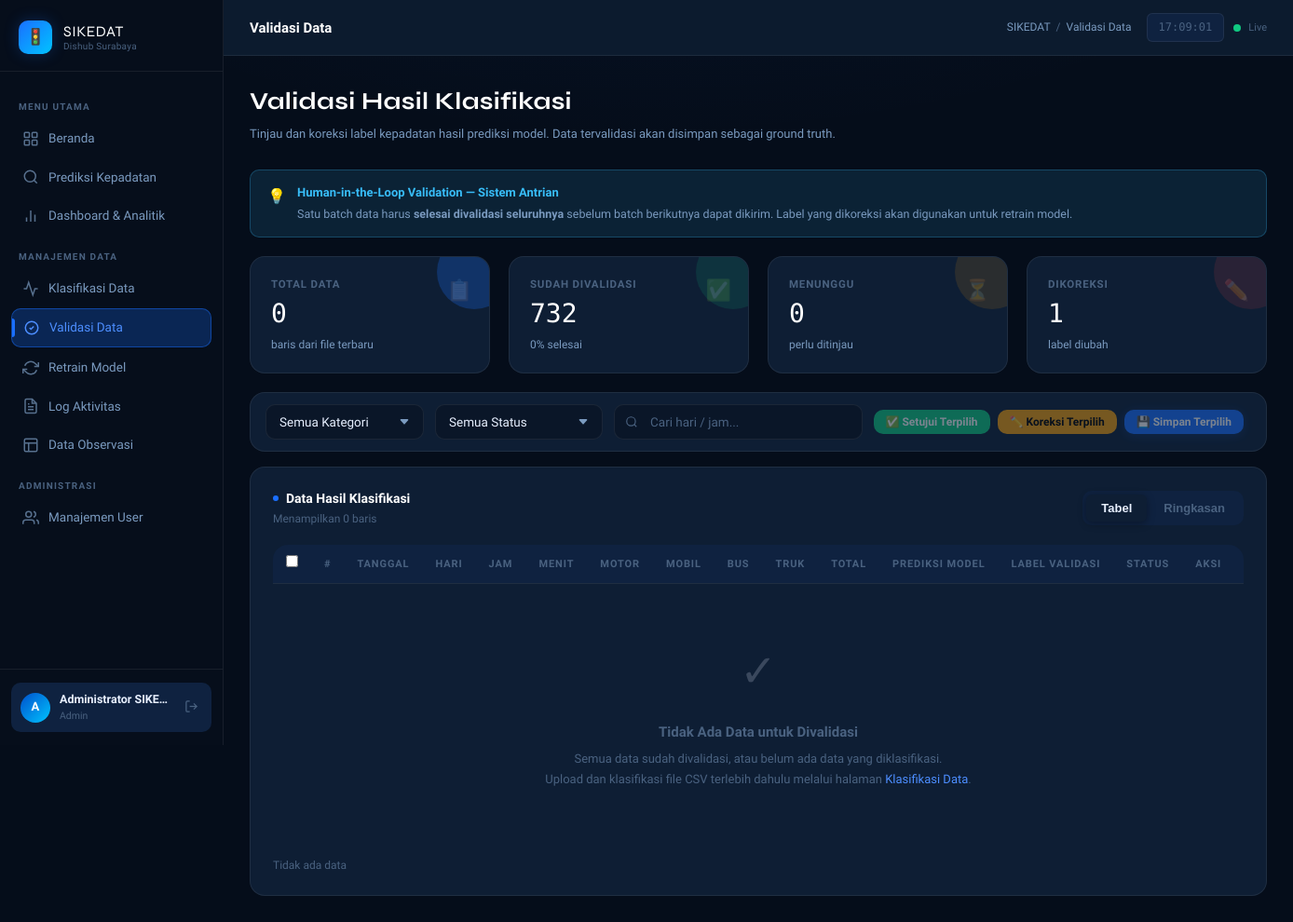
The app's page /validasi (signed in), older data.
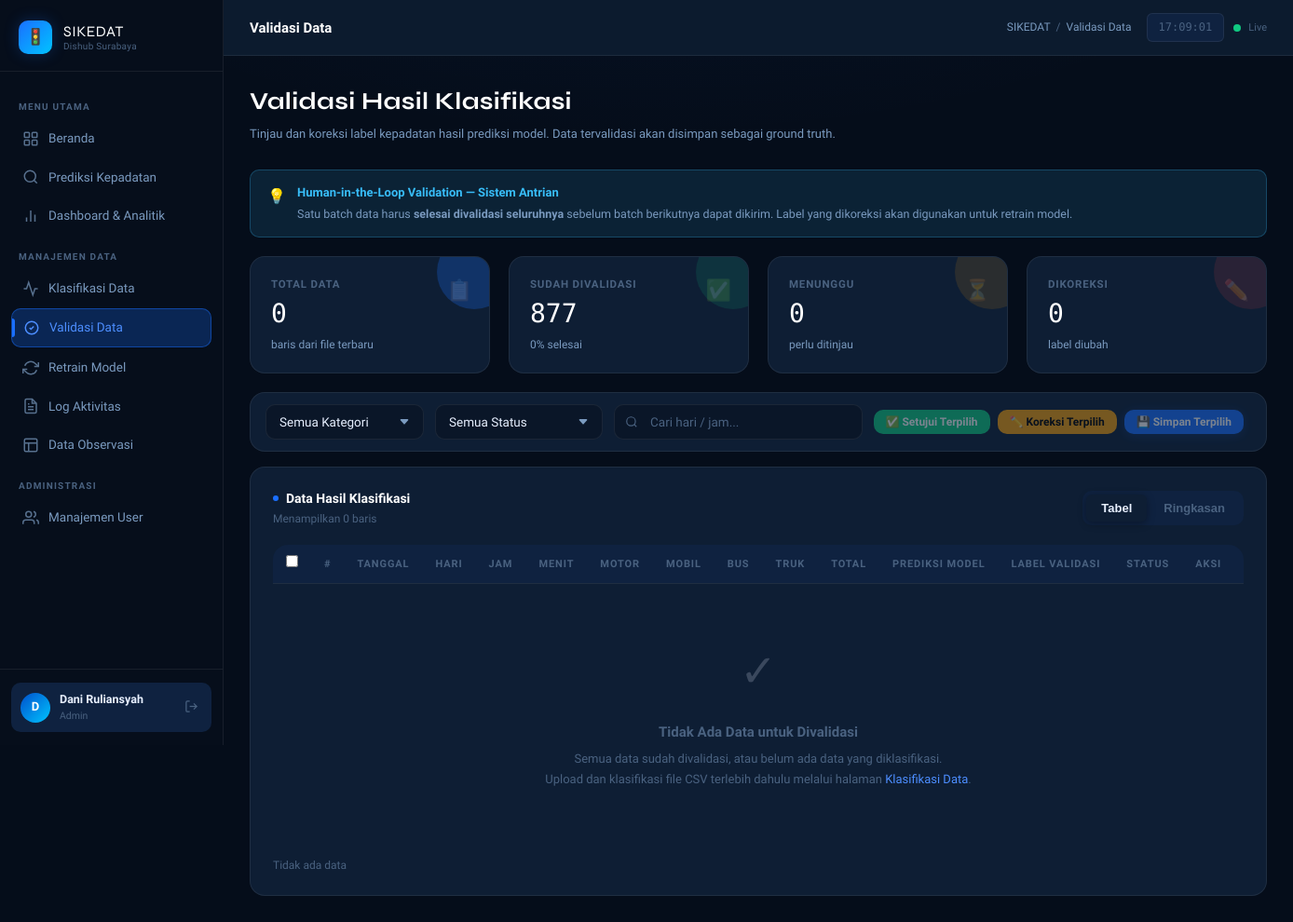
The same page, newer data.
### models.py (models this page shows, shortened)
class User(UserMixin, db.Model):
    __tablename__ = 'users'
    id           = db.Column(db.Integer, primary_key=True)
    username     = db.Column(db.String(80), unique=True, nullable=False)
    password     = db.Column(db.String(200), nullable=False)  # disimpan ter-hash
    nama_lengkap = db.Column(db.String(150), nullable=True)
    role_id      = db.Column(db.Integer, db.ForeignKey('roles.id'), nullable=False)
    is_active    = db.Column(db.Boolean, default=True)
    created_at   = db.Column(db.DateTime, default=datetime.now)
    dataset_diklasifikasi = db.relationship(
        'Dataset',
        foreign_keys='Dataset.classified_by',
        backref='pengklasifikasi',
        lazy=True
    )
    dataset_divalidasi = db.relationship(
        'Dataset',
        foreign_keys='Dataset.validated_by',
        backref='validator',
        lazy=True
    )
    retrain_dilakukan = db.relationship(
        'RetrainHistory',
        backref='operator',
        lazy=True
    )
    @property
    def has_full_access(self):
        return bool(self.role and self.role.nama in ['admin', 'analis'])

### app.py (the view)
@app.route('/validasi')
@full_access_required
def validasi():
    from sqlalchemy import func
    oldest_subq = db.session.query(
        Dataset.batch_id,
        func.min(Dataset.created_at).label('min_created')
    ).filter(
        Dataset.status_validasi == 'pending',
        Dataset.batch_id.isnot(None)
    ).group_by(Dataset.batch_id).order_by('min_created').first()
    current_batch_id = oldest_subq[0] if oldest_subq else None
    if current_batch_id:
        batch_data = Dataset.query.filter_by(
            status_validasi='pending', batch_id=current_batch_id
        ).order_by(Dataset.id.asc()).all()
    else:
        batch_data = Dataset.query.filter_by(
            status_validasi='pending'
        ).order_by(Dataset.id.asc()).all()
    semua_batch_pending = db.session.query(
        Dataset.batch_id,
        func.count(Dataset.id).label('jumlah'),
        func.min(Dataset.created_at).label('dibuat'),
        func.min(Dataset.nama_file).label('nama_file'),
        func.min(Dataset.classified_by).label('classified_by_id')
    ).filter(
        Dataset.status_validasi == 'pending',
        Dataset.batch_id.isnot(None)
    ).group_by(Dataset.batch_id).order_by('dibuat').all()
    cb_ids   = [b.classified_by_id for b in semua_batch_pending if b.classified_by_id]
    user_map = {u.id: u.nama_lengkap for u in User.query.filter(User.id.in_(cb_ids)).all()} if cb_ids else {}
    antrian_info = [{
        'batch_id'           : b.batch_id,
        'jumlah'             : b.jumlah,
        'dibuat'             : b.dibuat,
        'nama_file'          : b.nama_file,
        'is_current'         : b.batch_id == current_batch_id,
        'classified_by_nama' : user_map.get(b.classified_by_id, '—'),
    } for b in semua_batch_pending]
    total_data    = Dataset.query.count()
    validated     = Dataset.query.filter(
        Dataset.status_validasi.in_(['validated','corrected'])
    ).count()
    pending_total = Dataset.query.filter_by(status_validasi='pending').count()
    corrected     = Dataset.query.filter_by(status_validasi='corrected').count()
    return render_template('validasi.html',
        validation_data  = batch_data,
        total_data       = len(batch_data),
        validated        = validated,
        pending          = len(batch_data),
        corrected        = corrected,
        current_batch_id = current_batch_id,
        antrian_info     = antrian_info,
        antrian_count    = len(antrian_info),
        global_total     = total_data,
        global_pending   = pending_total,
    )

### app.py (called while the page is built)
@login_manager.user_loader
def load_user(user_id):
    return User.query.get(int(user_id))

def full_access_required(f):
    @wraps(f)
    def decorated(*args, **kwargs):
        if not current_user.is_authenticated:
            return redirect(url_for('auth.login'))
        if not (current_user.role and current_user.role.nama in ['admin', 'analis']):
            abort(403)
        return f(*args, **kwargs)
    return decorated

@app.context_processor
def inject_globals():
    return {'now': datetime.now()}

### templates/validasi.html (shortened to what the changed rows need)
{% extends "base.html" %}
{% block content %}
<div class="page-header">
  <h1>Validasi Hasil Klasifikasi</h1>
</div>
<div class="grid grid-4 fade-in" style="margin-bottom: 20px;">
  <div class="stat-card success fade-in delay-2">
    <span class="stat-icon">✅</span>
    <div class="stat-label">Sudah Divalidasi</div>
    <div class="stat-value" id="statValidated">{{ validated | default('0') }}</div>
    <div class="stat-meta" id="pctValidasi">0% selesai</div>
  </div>
  <div class="stat-card danger fade-in delay-4">
    <span class="stat-icon">✏️</span>
    <div class="stat-label">Dikoreksi</div>
    <div class="stat-value" id="statCorrected">{{ corrected | default('0') }}</div>
    <div class="stat-meta">label diubah</div>
  </div>
</div>
<div class="card fade-in delay-2" id="tableCard">
  <div id="viewTable">
    <div class="table-wrapper">
      <table id="dataTable">
        <thead>
          <tr>
            <th style="width:36px;">
              <input type="checkbox" id="checkAll"
                     onchange="toggleSelectAll()"
                     style="accent-color:var(--primary);cursor:pointer;" />
            </th>
            <th>#</th>
            <th>Tanggal</th>
            <th>Hari</th>
            <th>Jam</th>
            <th>Menit</th>
            <th>Motor</th>
            <th>Mobil</th>
            <th>Bus</th>
            <th>Truk</th>
            <th>Total</th>
            <th>Prediksi Model</th>
            <th>Label Validasi</th>
            <th>Status</th>
            <th style="width:72px;">Aksi</th>
          </tr>
        </thead>
          {% set sample_rows = validation_data | default([]) %}
      </table>
    </div>
  </div>
</div>
{% endblock %}

### templates/base.html (shortened to what the changed rows need)
<!DOCTYPE html>
<html lang="id">
<head>
  <link rel="stylesheet" href="{{ url_for('static', filename='css/style.css') }}" />
</head>
<body>
<div class="layout">
  <aside class="sidebar" id="sidebar">
    <div class="sidebar-footer">
      {% if current_user.is_authenticated %}
      <div class="sidebar-user">
        <div class="user-avatar">
          {{ current_user.nama_lengkap[0].upper() if current_user.nama_lengkap else current_user.username[0].upper() }}
        </div>
        <div class="user-info">
          <div class="name">{{ current_user.nama_lengkap or current_user.username }}</div>
          <div class="role">{{ current_user.role.nama | capitalize if current_user.role else '—' }}</div>
        </div>
        <a href="{{ url_for('auth.logout') }}" class="logout-btn" title="Keluar">
          <svg width="15" height="15" viewBox="0 0 24 24" fill="none" stroke="currentColor" stroke-width="2">
            <path d="M9 21H5a2 2 0 0 1-2-2V5a2 2 0 0 1 2-2h4"/>
            <polyline points="16 17 21 12 16 7"/>
            <line x1="21" y1="12" x2="9" y2="12"/>
          </svg>
        </a>
      </div>
      {% else %}
      <a href="{{ url_for('auth.login') }}" class="btn btn-primary w-full btn-sm">
        🔐 Login Dishub
      </a>
      {% endif %}
    </div>
  </aside>
  <div class="main-content">
    <main class="page-content">
      {% block content %}{% endblock %}
    </main>
  </div>
</div>
</body>
</html>

Row changes from the older to the newer data that the page shows:
changed User: nama_lengkap "A" → "D"; nama_lengkap "Administrator SIKE…" → "Dani Ruliansyah"
Text that changed along with them:
{{ validated | default('0') }}: "732" → "877"
{{ corrected | default('0') }}: "1" → "0"
